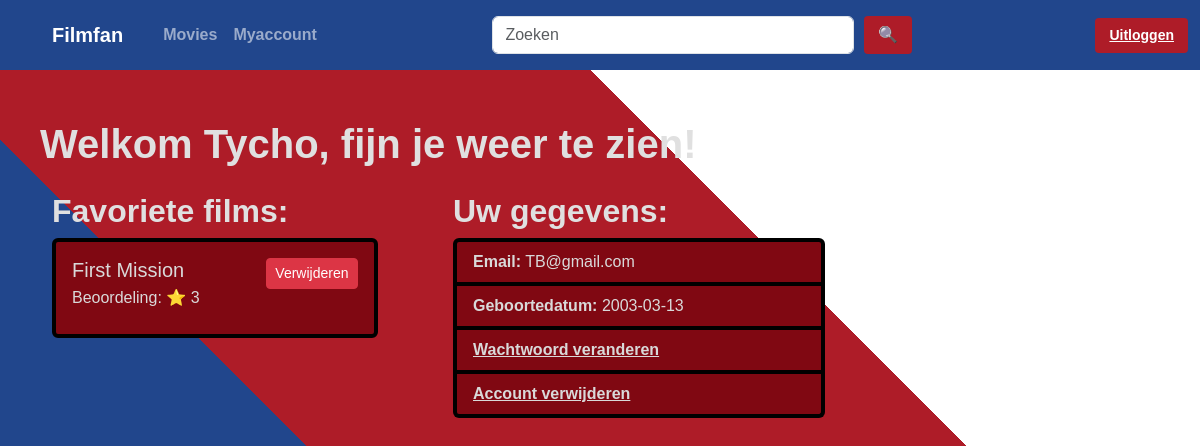
The app's page /myaccount (signed in) with its own data.
### app/models.py (models this page shows, shortened)
class User(db.Model):
    id: Mapped[int] = mapped_column(primary_key=True)
    username: Mapped[str] = mapped_column(Text, unique=True, nullable=False)
    email: Mapped[str] = mapped_column(Text, unique=True, nullable=False)
    wachtwoord: Mapped[str] = mapped_column(Text, nullable=False)
    geboortedatum: Mapped[Date] = mapped_column(Date)
    favorite_links = relationship("Favorite", back_populates="user", cascade="all, delete")
    ratings = relationship("Rating", back_populates="user",cascade="all, delete")

class Film(db.Model):
    id: Mapped[int] = mapped_column(primary_key=True)
    title: Mapped[str] = mapped_column(Text)
    regisseur_id: Mapped[int] = mapped_column(ForeignKey("regisseur.id"))
    release_datum: Mapped[date] = mapped_column(Date, nullable=False)
    trailer_url: Mapped[str] = mapped_column(Text, nullable=False)
    regisseur = relationship("Regisseur", back_populates="films")
    rollen = relationship("Rol", back_populates="film")
    favorite_links = relationship("Favorite", back_populates="film")
    ratings = relationship("Rating", back_populates="film")

### app/users/routes.py (the view)
@bp.route("/myaccount")
def myaccount():
    user_id = session.get("user_id")
    if not user_id:
        flash("Je moet eerst inloggen om je account te zien.", "warning")
        return redirect("/login")
    query = (
        db.select(UserFavoriteRating, Film)
        .join(Film, Film.id == UserFavoriteRating.film_id)
        .where(UserFavoriteRating.user_id == user_id)
    )
    favorites = db.session.execute(query).all()
    query_udata = (db.select(User.email, User.geboortedatum,).where(User.id == user_id))
    user_data = db.session.execute(query_udata).one_or_none()
    return render_template("myaccount.html", favorites=favorites,user_data=user_data)

### app/users/templates/Myaccount.html (shortened to what this page needs)
{% extends "template.html" %}
{% block stylesheet %}
<link rel="stylesheet" href="{{ url_for('static', filename='css/template.css') }}">
<link rel="stylesheet" href="{{ url_for('static', filename='css/myaccount.css') }}">
{% endblock %}
{% block content %}
<h1><strong>Welkom {{ session.get('username') }}, fijn je weer te zien!</strong></h1>
<div class="container mt-4">
    <div class="row g-0">
        <div class="col-md-7">
            <h2><strong>Favoriete films:</strong></h2>
            {% if favorites %}
                {% for ufr, film in favorites %}
                <div class="card mb-3">
                    <div class="card-body d-flex justify-content-between align-items-start">
                        <div>
                            <h5 class="card-title mb-1">
                                <a href="/film/{{ film.id }}" class="text-decoration-none">
                                    {{ film.title }}
                                </a>
                            </h5>
                            {% if ufr.rating %}
                                <p class="card-text mb-2">Beoordeling: ⭐ {{ ufr.rating }}</p>
                            {% else %}
                                <p class="card-text mb-2">Beoordeling: Nog niet beoordeeld</p>
                            {% endif %}
                        </div>
                        <form action="{{ url_for('films.favorite', film_id=film.id) }}" method="POST">
                            <button type="submit" class="btn btn-danger btn-sm">Verwijderen</button>
                        </form>
                    </div>
                </div>
                {% endfor %}
            {% else %}
                <p>Je hebt nog geen favorieten.</p>
            {% endif %}
        </div>
        <div class="col-md-4">
            <h2><strong>Uw gegevens:</strong></h2>
            <ul class="list-group mb-3">
                <li class="list-group-item">
                    <strong>Email:</strong> {{ user_data.email }}
                </li>
                <li class="list-group-item">
                    <strong>Geboortedatum:</strong> {{ user_data.geboortedatum }}
                </li>
                <li class="list-group-item">
                    <a href = ""> <strong>Wachtwoord veranderen</strong></a>
                </li>
                <li class="list-group-item">
                    <a href="#" data-bs-toggle="modal" data-bs-target="#deleteModal">
                        <strong>Account verwijderen</strong>
                    </a>
                </li>
            </ul>
        </div>
    </div>
</div>
{% endblock %}

### app/static/css/template.css (style rules this page uses)
body { background: linear-gradient(45deg, #21468C 33%, #AE1C28 33%, #AE1C28 66%, #FFFFFF 66%); color: #E0E0E0; font-family: Arial, sans-serif; background-size: cover; background-position: center center; background-attachment: fixed; min-height: 100vh; }
a { color:#d9d9d9; }
.list-group-item { background-color: #800812; color: #d9d9d9; border-color: #000000; border-width: 4px; }

### app/static/css/myaccount.css (style rules this page uses)
.card { background-color: #800812; border-color: black; border-width: 4px; color: #d9d9d9; width: 50%; }
.container { margin-left: 0px; }
.col-md-4 { margin-left: -250px; }

### records on screen
User: get "Tycho", email "TB@gmail.com"
Film: title "First Mission", rating "3"

### other values on screen
{{ user_data.geboortedatum }} "2003-03-13"
